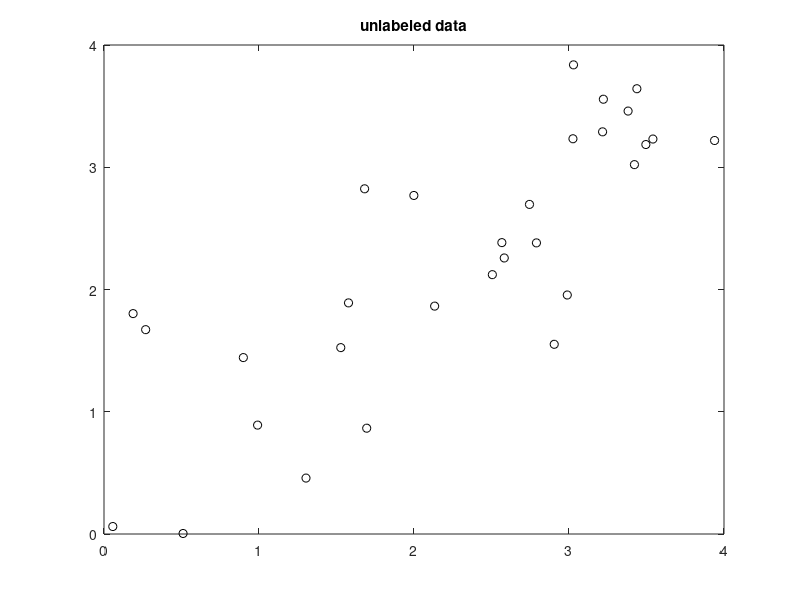

MATLAB code for this plot: (Note: this script raises an error after producing the figure.)
%% Make Data Set
rng(1);
A = 2*rand(10,2);
B = 1*rand(10,2)+3;
C = 1.5*rand(10,2)+1.5;
data = [A;B;C];

%% Plot before kmeans

figure(1); clf
plot(data(:,1),data(:,2),'ko');
title('unlabeled data');

%% Hierarchical clustering
K = 3;
data_labels = hierarch_cluster_from_scratch2(data,K);
cluster_nums = unique(data_labels);

%% Plot after clustering

figure(2); clf
for cluster_index = 1:K
curr_cluster = data(data_labels == cluster_nums(cluster_index),:);
plot(curr_cluster(:,1),curr_cluster(:,2),'o');
hold on;
end
title('Clustered!');
